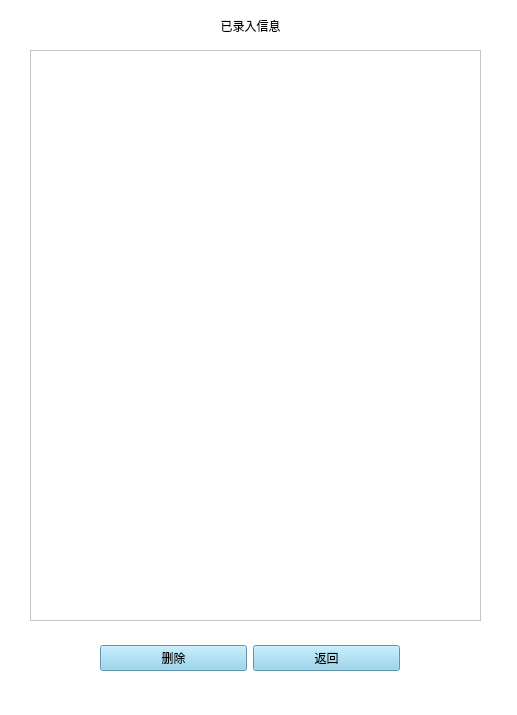
<?xml version="1.0" encoding="UTF-8"?>
<ui version="4.0">
 <class>manageUser</class>
 <widget class="QMainWindow" name="manageUser">
  <property name="geometry">
   <rect>
    <x>0</x>
    <y>0</y>
    <width>517</width>
    <height>715</height>
   </rect>
  </property>
  <property name="windowTitle">
   <string>管理录入信息</string>
  </property>
  <property name="styleSheet">
   <string notr="true">* {
	background-color: white;
	font: 12pt &quot;YaHei Monaco Hybird&quot;;
}
QPushButton{
	background-color: skyblue;
}
QLabel{
	font: 12pt &quot;YaHei Monaco Hybird&quot;;
}</string>
  </property>
  <widget class="QWidget" name="centralwidget">
   <widget class="QWidget" name="layoutWidget_2">
    <property name="geometry">
     <rect>
      <x>100</x>
      <y>640</y>
      <width>300</width>
      <height>36</height>
     </rect>
    </property>
    <layout class="QHBoxLayout" name="horizontalLayout_6">
     <item>
      <widget class="QPushButton" name="delete_btn">
       <property name="text">
        <string>删除</string>
       </property>
      </widget>
     </item>
     <item>
      <widget class="QPushButton" name="return_bt">
       <property name="text">
        <string>返回</string>
       </property>
      </widget>
     </item>
    </layout>
   </widget>
   <widget class="QTableWidget" name="user_tb">
    <property name="geometry">
     <rect>
      <x>30</x>
      <y>50</y>
      <width>451</width>
      <height>571</height>
     </rect>
    </property>
   </widget>
   <widget class="QLabel" name="label">
    <property name="geometry">
     <rect>
      <x>160</x>
      <y>10</y>
      <width>181</width>
      <height>31</height>
     </rect>
    </property>
    <property name="text">
     <string>已录入信息</string>
    </property>
    <property name="alignment">
     <set>Qt::AlignCenter</set>
    </property>
   </widget>
  </widget>
  <widget class="QStatusBar" name="statusbar"/>
 </widget>
 <resources/>
 <connections/>
</ui>
